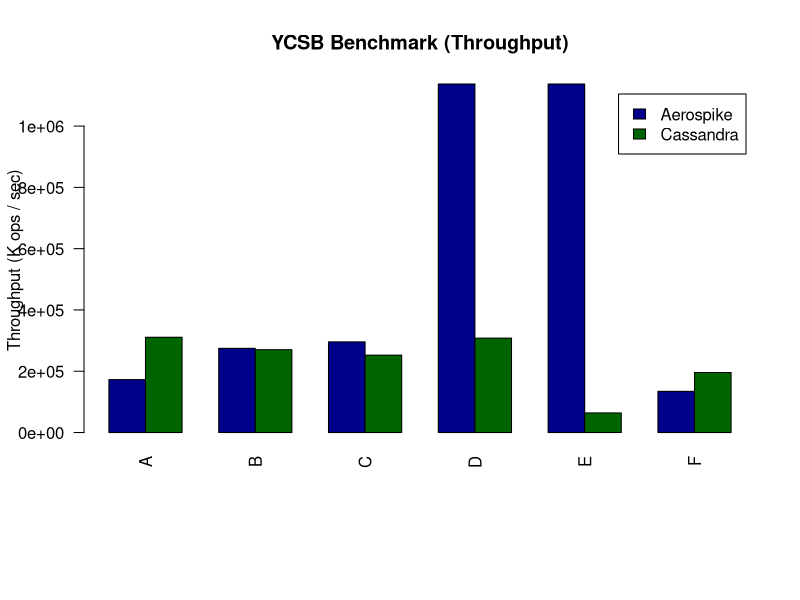

Reproduce this figure in R.

pdf("aero_cass_ycsb_throughput.pdf")

par(mar=c(8, 4, 4, 2) + 0.2)

#Cassandra:
#workloada_output:[OVERALL], Throughput(ops/sec), 310818.809059547
#workloadb_output:[OVERALL], Throughput(ops/sec), 270472.4763761812
#workloadc_output:[OVERALL], Throughput(ops/sec), 252591.31057929472
#workloadd_output:[OVERALL], Throughput(ops/sec), 308138.0884926256
#workloade_output:[OVERALL], Throughput(ops/sec), 64012.2308871559
#workloadf_output:[OVERALL], Throughput(ops/sec), 195880.3413105793

data <- matrix(c(172635,310818.8,
             274722.9,270472,
             295895.9,252591,
             1137354.5,308138,
             1137354.5,64012,
             134358.1,195880),
             ncol=6, nrow=2)

par(las=2)

labs <- c("A", "B", "C", "D", "E", "F")
x <- barplot(data, main="YCSB Benchmark (Throughput)",
        ylab="Throughput (K ops / sec)", 
        xlab="",
        col=c("darkblue","darkgreen"), 
        beside=TRUE,
        names.arg=labs,
        legend=c("Aerospike", "Cassandra"))

